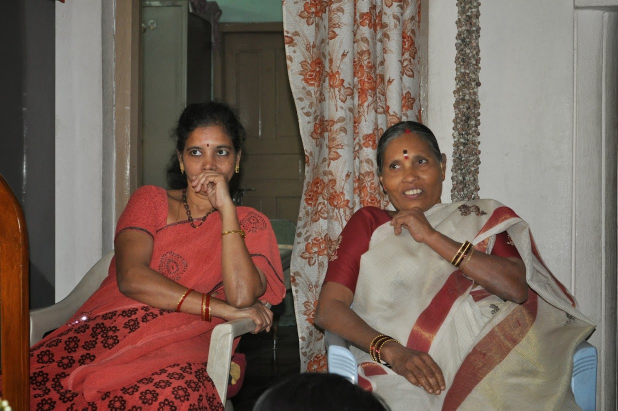
#> input picture ImageResizing/for_blur.png, 1236 x 821 px (shown at 1/2 size)
$ python ImageResize.py
#> lines starting #> are read from the running program, lines starting #| are printed output that depends on the picture
### ImageResizing/ImageResizeParams.py
import cv2


image1 =cv2.imread("for_blur.png")
#> image1 is the input picture: shape (821, 1236, 3); mean B, G, R 88.7, 98.8, 119.1
image2 =cv2.imread("for_resizing.png")
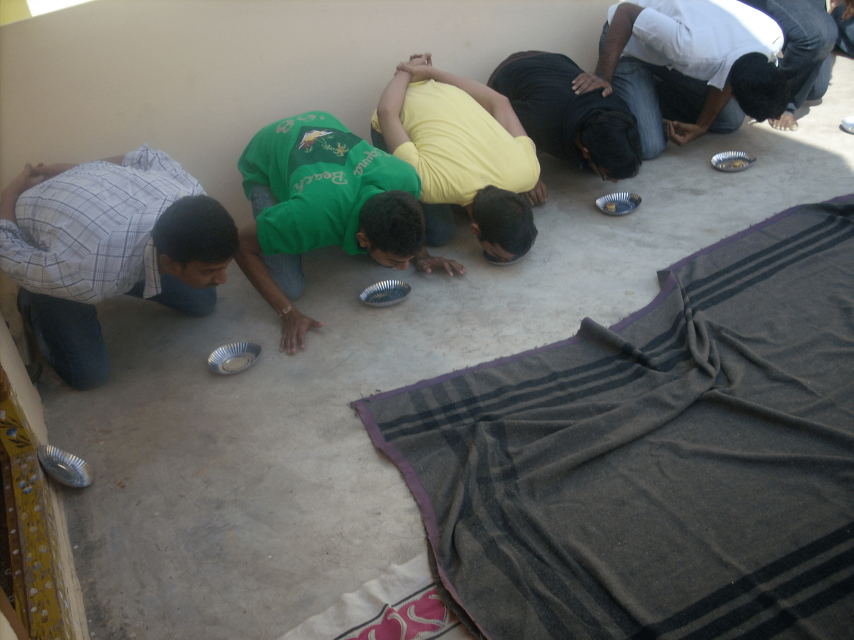
#> input picture ImageResizing/for_resizing.png, 2560 x 1920 px (shown at 1/3 size)
#> image2 is the input picture: shape (1920, 2560, 3); mean B, G, R 96.5, 100.2, 97.9

### ImageResizing/ImageResize.py
import argparse
import cv2
import numpy as np
import ImageResizeParams as irp

#image1 =cv2.imread("for_blur.png")
cv2.imshow("first image", irp.image1)
cv2.waitKey(200)
r = 100.0 / irp.image1.shape[1]
dim = (100, int(irp.image1.shape[0] * r))
image1 = cv2.resize(irp.image1, dim, interpolation=cv2.INTER_AREA)
cv2.imshow("Resized (Width)", image1)
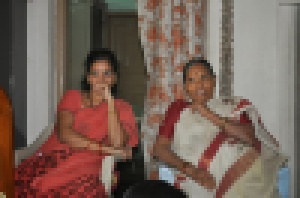
#> window 'Resized (Width)': shape (66, 100, 3) (shown 3 times larger); mean B, G, R 88.7, 98.8, 119.1
cv2.waitKey(200)


image2 =cv2.imread("for_resizing.png")
cv2.imshow("second image", irp.image2)
cv2.waitKey(200)
r = 100.0 / irp.image2.shape[1]
dim = (100, int(irp.image2.shape[0] * r))
image2 = cv2.resize(irp.image2, dim, interpolation=cv2.INTER_AREA)
cv2.imshow("Resized (Width)", image2)
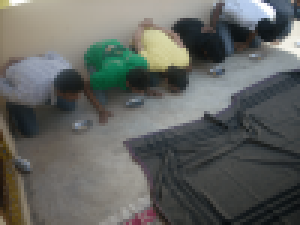
#> window 'Resized (Width)': shape (75, 100, 3) (shown 3 times larger); mean B, G, R 96.5, 100.2, 97.9
cv2.waitKey(200)

#creating a collage

collage = np.concatenate((image1, image2), axis=0)
cv2.imshow("collage", collage)
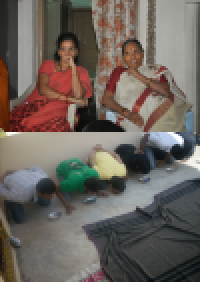
#> window 'collage': shape (141, 100, 3) (shown 2 times larger); mean B, G, R 92.9, 99.5, 107.8
cv2.waitKey(0)
#trying to put resizing in a loop
